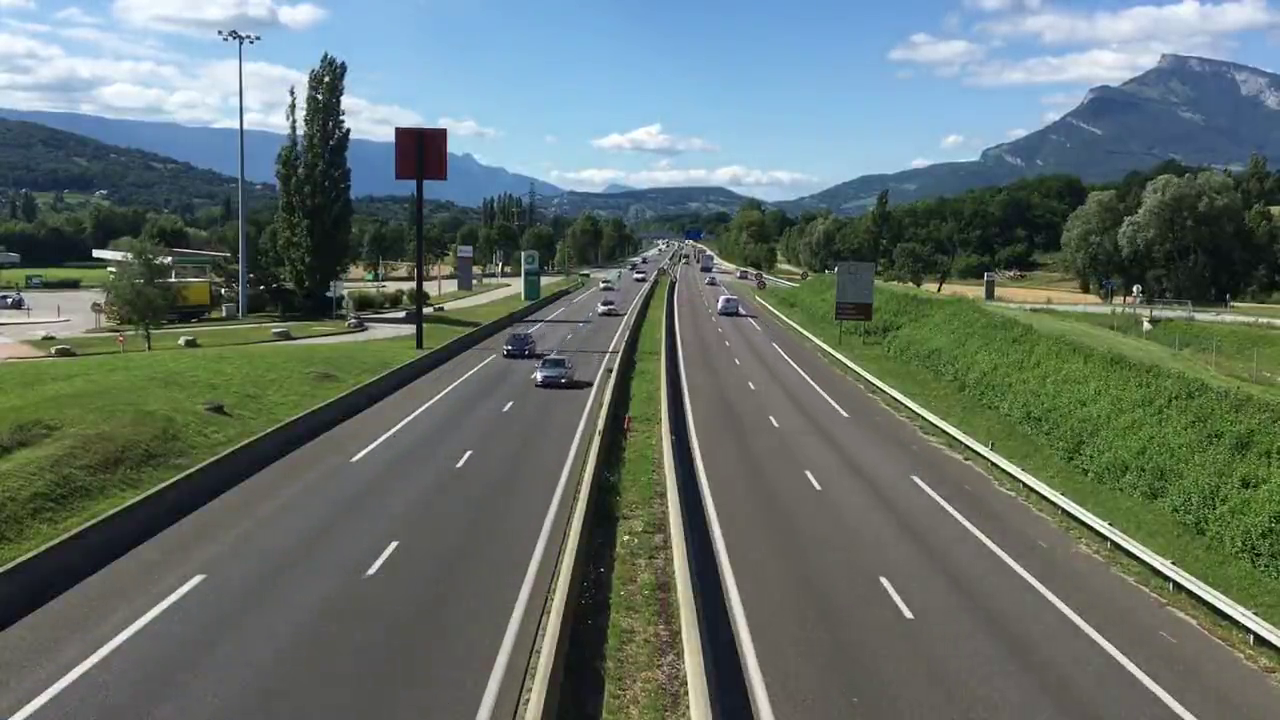
#> input picture frame 179 of vehicle.mp4, 1280 x 720 px
$ python cv_without_optimize.py
#> lines starting #> are read from the running program, lines starting #| are printed output that depends on the picture; after the words box and inside, x2 and y2 are one past the last pixel; in counts of white or black regions, pixels touching at a corner belong together
import cv2
import numpy as np
import time

from speed_adjustment import adjust_speed

# Vehicle detection parameters
min_contour_width = 40
min_contour_height = 40
offset = 10
line_height = 550

# Lane width information
lane_width_pixels = 414
lane_width_meters = 3.7

# Initialize video capture
cap = cv2.VideoCapture('vehicle.mp4')
fps = cap.get(cv2.CAP_PROP_FPS)

# Initialize variables
if cap.isOpened():
    ret, frame1 = cap.read()
#> frame1 is the input picture: shape (720, 1280, 3); mean B, G, R 108.8, 113.8, 100.4
else:
    ret = False

ret, frame1 = cap.read()
ret, frame2 = cap.read()
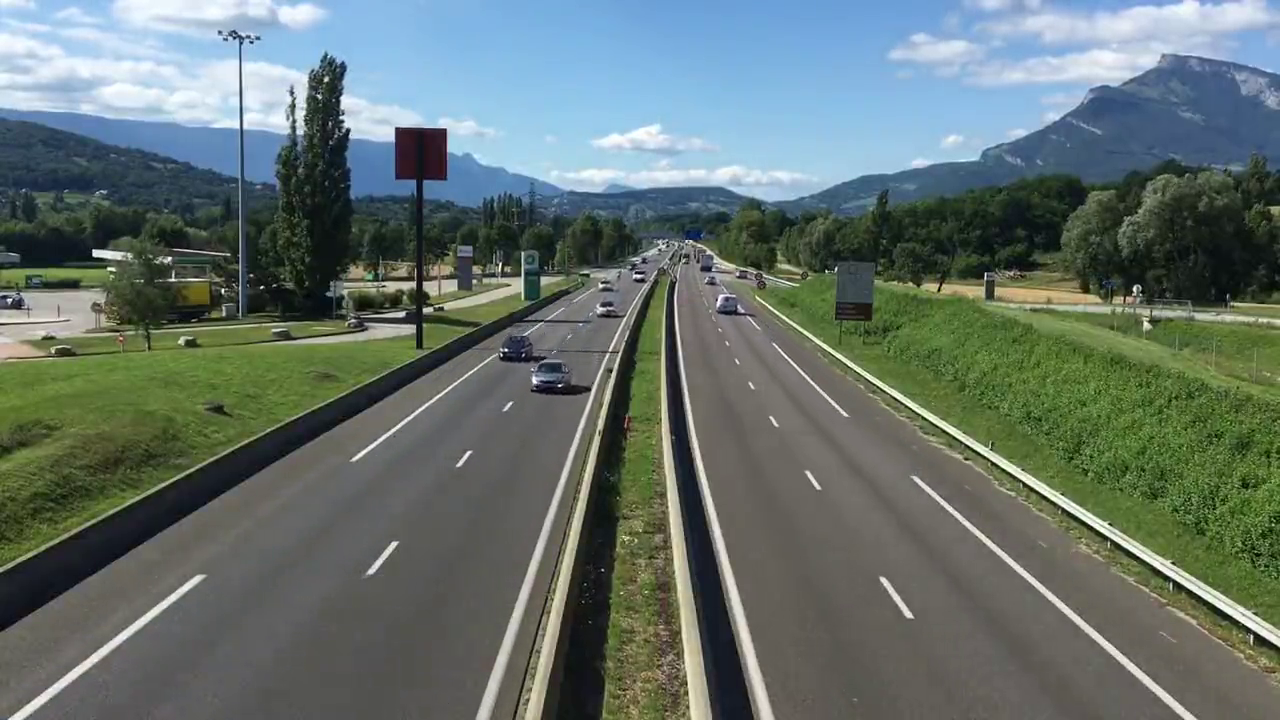
#> input picture frame 181 of vehicle.mp4, 1280 x 720 px
#> frame2 is the input picture: shape (720, 1280, 3); mean B, G, R 108.8, 113.9, 100.5

vehicles_detected = 0
max_speed = 0
max_speed_vehicle = 0

start_time = time.time()  # Start time for calculating processing time

while ret:
    d = cv2.absdiff(frame1, frame2)
    grey = cv2.cvtColor(d, cv2.COLOR_BGR2GRAY)
    blur = cv2.GaussianBlur(grey, (5, 5), 0)
    ret, th = cv2.threshold(blur, 20, 255, cv2.THRESH_BINARY)
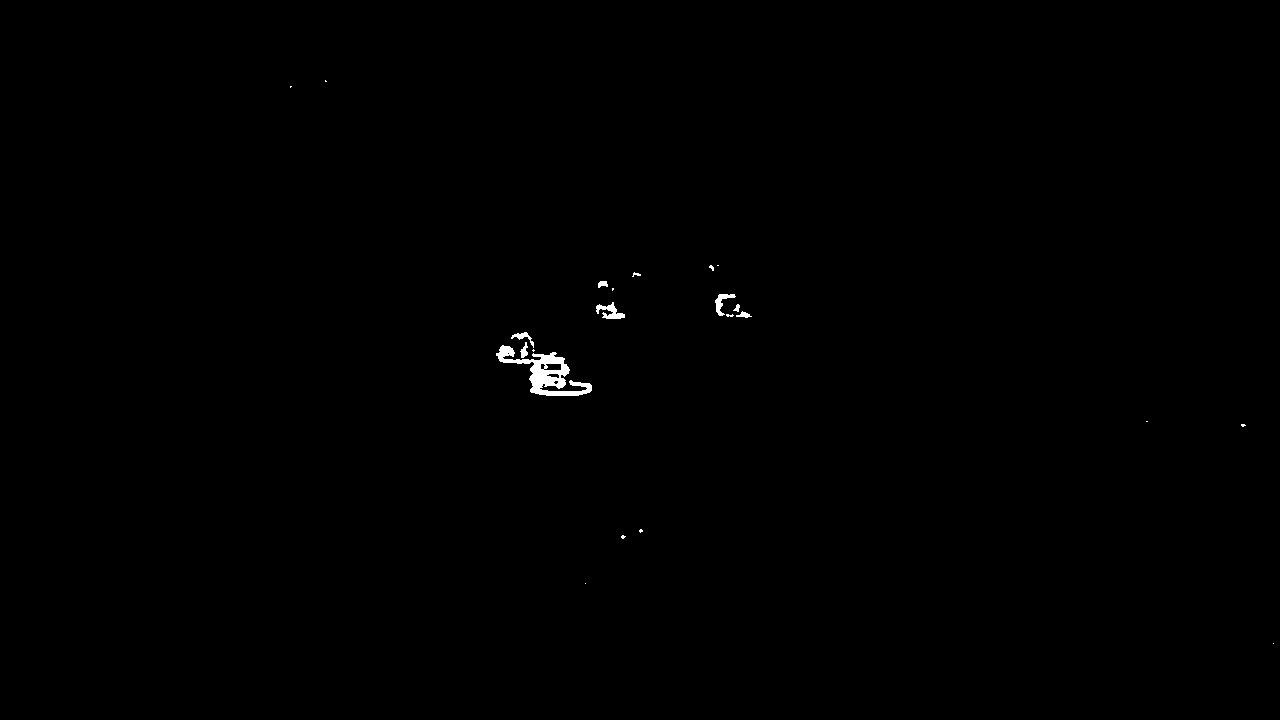
#> th: shape (720, 1280); 0.27% white; 22 white regions (13 under 20 px), largest, box (x1, y1, x2, y2) and area: (496, 345, 592, 396) 1646, (596, 302, 625, 319) 236, (715, 294, 736, 316) 173
    dilated = cv2.dilate(th, np.ones((3, 3)))
#> dilated: shape (720, 1280); 0.42% white; 16 white regions (7 under 20 px), largest, box (x1, y1, x2, y2) and area: (495, 331, 593, 397) 2618, (714, 293, 753, 319) 493, (595, 301, 626, 320) 382
    kernel = cv2.getStructuringElement(cv2.MORPH_ELLIPSE, (2, 2))
    closing = cv2.morphologyEx(dilated, cv2.MORPH_CLOSE, kernel)
#> closing: shape (720, 1280); 0.43% white; 15 white regions (6 under 20 px)
    contours, h = cv2.findContours(
        closing, cv2.RETR_TREE, cv2.CHAIN_APPROX_SIMPLE)
#> contours = 20 contours, 7 with area under 20; largest, box (x1, y1, x2, y2) and area: (496, 332, 594, 398) 2653, (715, 294, 754, 320) 429, (596, 302, 627, 321) 351, (563, 384, 583, 392) 81, (598, 281, 610, 290) 72; h = 20 rows, first 6: [1, -1, -1, -1], [2, 0, -1, -1], [3, 1, -1, -1], [4, 2, -1, -1], [5, 3, -1, -1], [6, 4, -1, -1]

    matches = []  # Define matches here

    for(i, c) in enumerate(contours):
        (x, y, w, h) = cv2.boundingRect(c)
        contour_valid = (w >= min_contour_width) and (h >= min_contour_height)

        if not contour_valid:
            continue
        cv2.rectangle(frame1, (x-10, y-10), (x+w+10, y+h+10), (255, 0, 0), 2)
        cv2.line(frame1, (0, line_height), (1200, line_height), (0, 255, 0), 2)
        centroid = (x + w // 2, y + h // 2)
        matches.append(centroid)
        cv2.circle(frame1, centroid, 5, (0, 255, 0), -1)
        cx, cy = centroid
        for (x, y) in matches:
            if y < (line_height+offset) and y > (line_height-offset):
                if len(matches) > 1:
                    vehicle_start_time = time.time()  # Start time for detecting the vehicle

                    distance_pixels = abs(matches[-2][0] - cx)
                    distance_meters = distance_pixels / lane_width_pixels * lane_width_meters
                    speed_meters_per_second = distance_meters * fps
                    speed_kmph = speed_meters_per_second * 3.6

                    speed_kmph = adjust_speed(speed_kmph)  # Adjust speed

                    if speed_kmph > max_speed:
                        max_speed = speed_kmph
                        max_speed_vehicle = vehicles_detected + 1
                    vehicles_detected += 1

                    vehicle_end_time = time.time()  # End time for detecting the vehicle
                    vehicle_processing_time = vehicle_end_time - vehicle_start_time
                    print(f"Vehicle {vehicles_detected} Detected - Speed: {speed_kmph} km/h - Processing Time: {vehicle_processing_time} seconds")
                    matches.remove((x, y))
#> this loop made 20 passes
#> (w, h, contour_valid) on passes 1, 2, 3, 4, 5, 6, 8, 9: (3, 3, False), (3, 3, False), (7, 6, False), (6, 6, False), (7, 5, False), (4, 3, False), (11, 5, False), (20, 8, False)
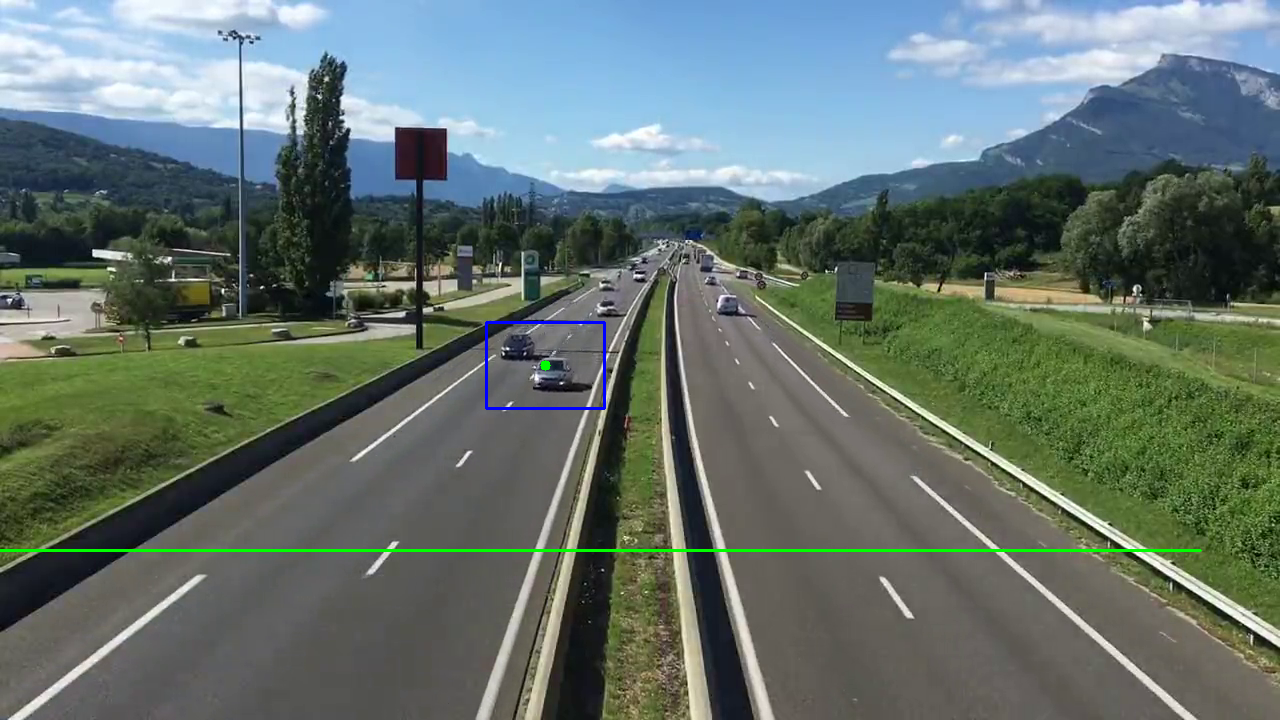
#> frame1: shape (720, 1280, 3); mean B, G, R 108.7, 114.4, 99.9
#> after the loop, matches = [(545, 365)]; max_speed = 0; max_speed_vehicle = 0; vehicles_detected = 0

    cv2.putText(frame1, "Total Vehicles Detected: " + str(vehicles_detected), (10, 90), cv2.FONT_HERSHEY_SIMPLEX, 1,
                (0, 170, 0), 2)
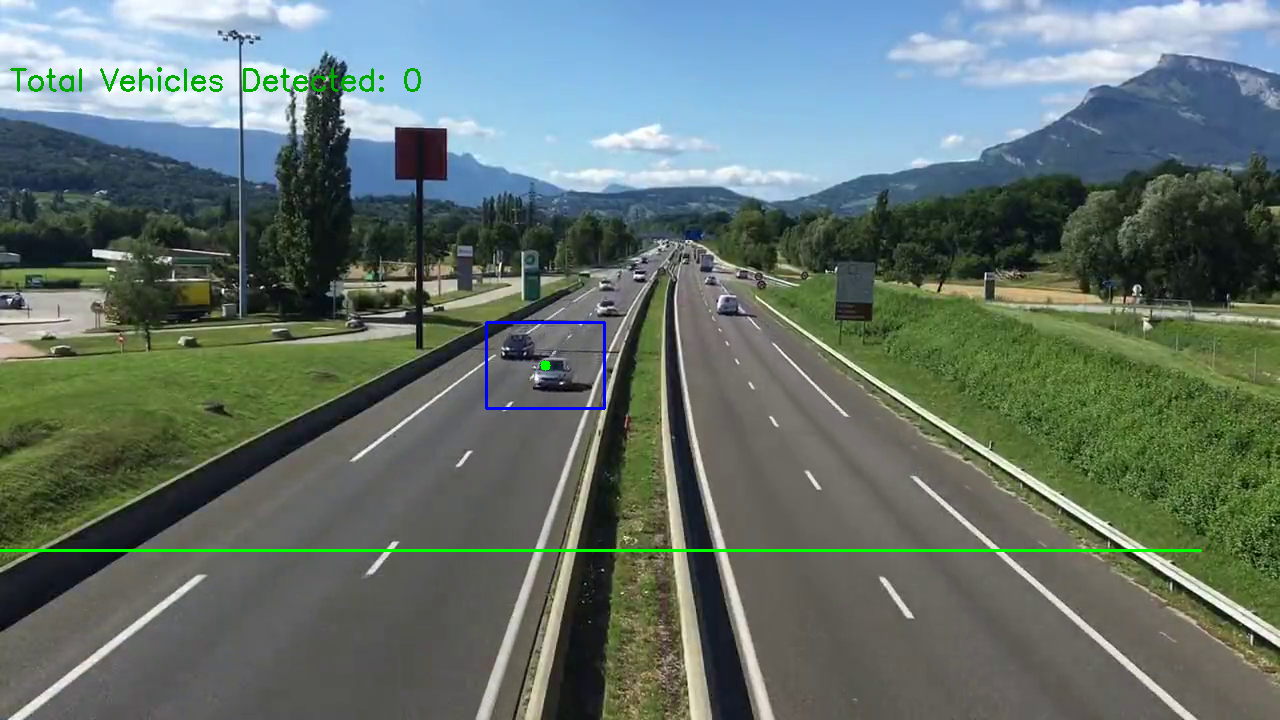
#> frame1: shape (720, 1280, 3); 0.3% of pixels changed, all inside (x1, y1, x2, y2) = (10, 67, 421, 92)

    cv2.imshow("Vehicle Detection", frame1)
    if cv2.waitKey(1) == 27:
#> (key Esc is pressed here)
        break
    frame1 = frame2
    ret, frame2 = cap.read()

end_time = time.time()  # End time for calculating processing time
processing_time = end_time - start_time

cv2.destroyAllWindows()
cap.release()

# Output
print(f"The vehicle with the highest speed is: Vehicle {max_speed_vehicle}, Speed: {max_speed} km/h")
#| The vehicle with the highest speed is: Vehicle 0, Speed: 0 km/h
print(f"Total processing time: {processing_time} seconds")

$ run again, starting later in the video
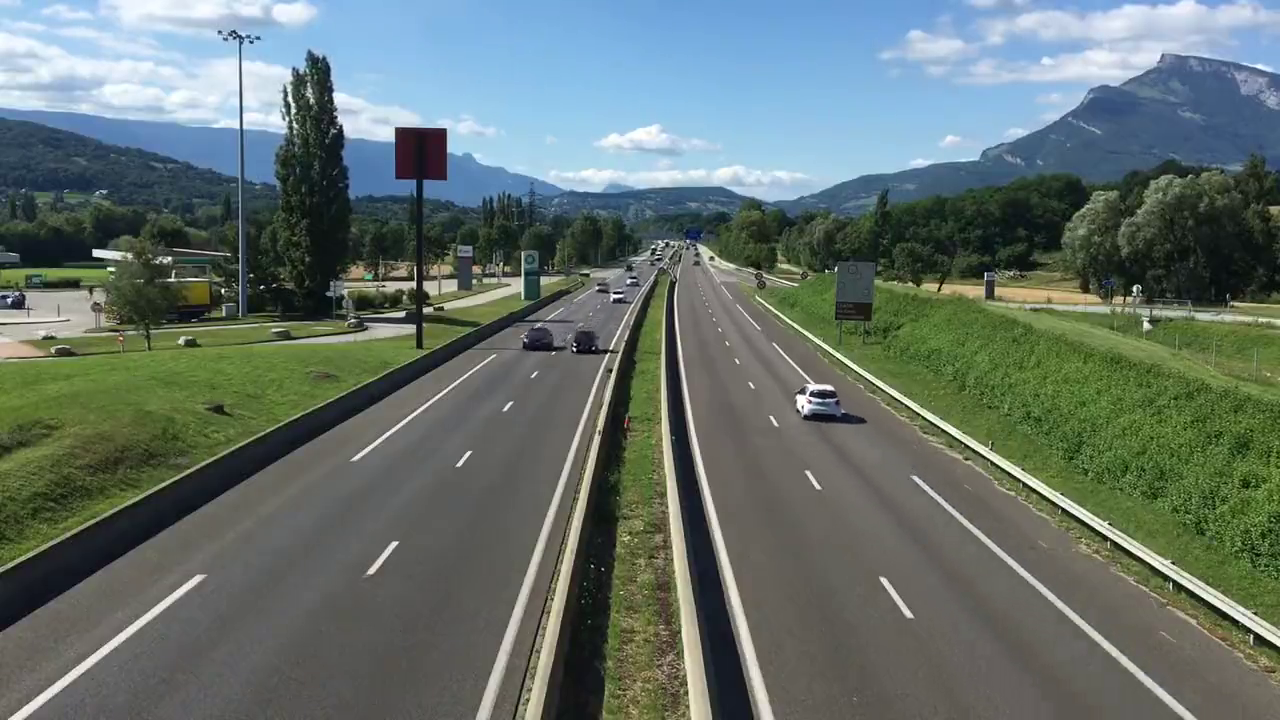
#> input picture frame 808 of vehicle.mp4, 1280 x 720 px
#> frame1 is the input picture: shape (720, 1280, 3); mean B, G, R 108.9, 114, 100.5
#> `ret, th = cv2.threshold(blur, 20, 255, cv2.THRESH_BINARY)`:
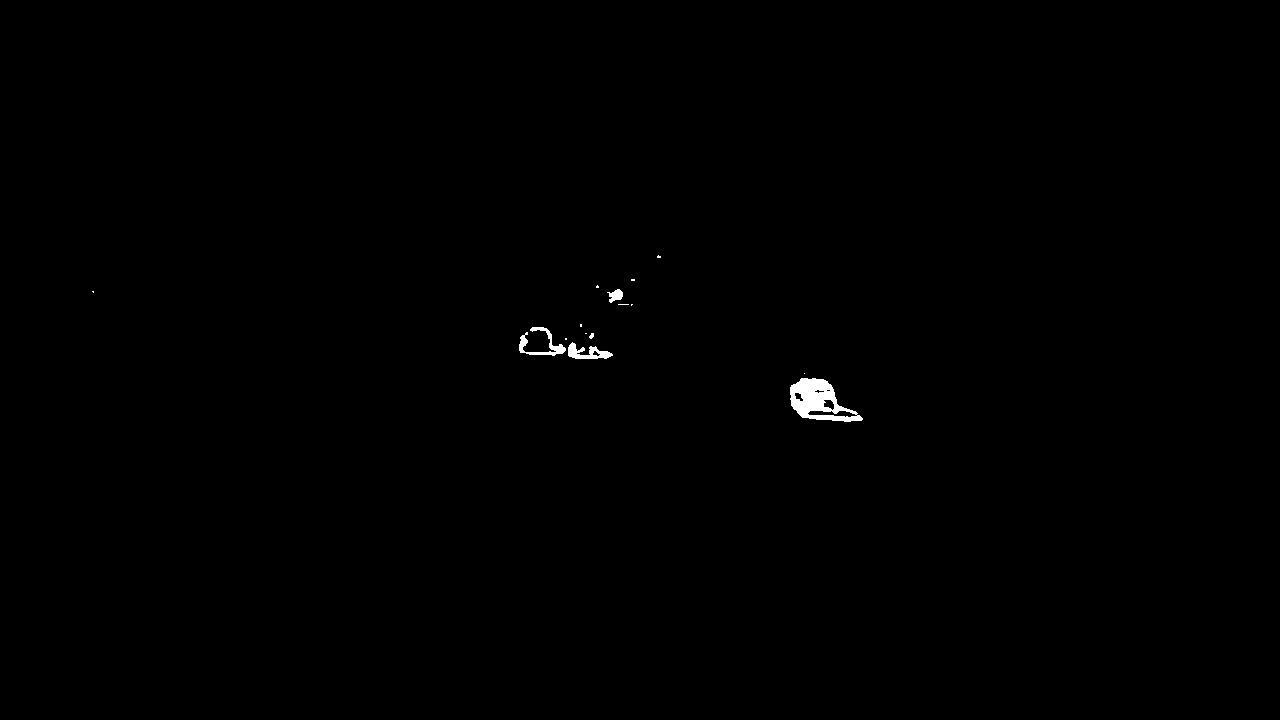
#> th: shape (720, 1280); 0.29% white; 15 white regions (10 under 20 px), largest, box (x1, y1, x2, y2) and area: (790, 378, 863, 422) 1662, (519, 327, 566, 356) 419, (568, 342, 613, 359) 379, (607, 289, 623, 303) 132, (589, 333, 594, 339) 21
#> dilated: shape (720, 1280); 0.41% white; 12 white regions (3 under 20 px), largest, box (x1, y1, x2, y2) and area: (789, 377, 864, 423) 2094, (518, 326, 614, 360) 1262, (606, 288, 624, 304) 203
#> closing: shape (720, 1280); 0.42% white; 12 white regions (4 under 20 px)
#> `contours, h = cv2.findContours( closing, cv2.RETR_TREE, cv2.CHAIN_APPR..`: contours = 17 contours, 8 with area under 20; largest, box (x1, y1, x2, y2) and area: (790, 378, 865, 424) 2109, (519, 327, 615, 361) 1522, (524, 331, 551, 353) 416, (607, 289, 625, 305) 174, (585, 333, 596, 341) 42; h = 17 rows, first 6: [5, -1, 1, -1], [2, -1, -1, 0], [3, 1, -1, 0], [4, 2, -1, 0], [-1, 3, -1, 0], [6, 0, -1, -1]
#> the loop `for(i, c) in enumerate(contours):` made 17 passes
#> (w, h, contour_valid) on passes 2 to 9: (13, 5, False), (14, 4, False), (10, 8, False), (5, 5, False), (3, 3, False), (4, 4, False), (11, 8, False), (96, 34, False)
#> after the loop `for(i, c) in enumerate(contours):`: matches = [(827, 401)]; max_speed = 0
#> `cv2.putText(frame1, "Total Vehicles Detected: " + str(vehicles_detecte..`:
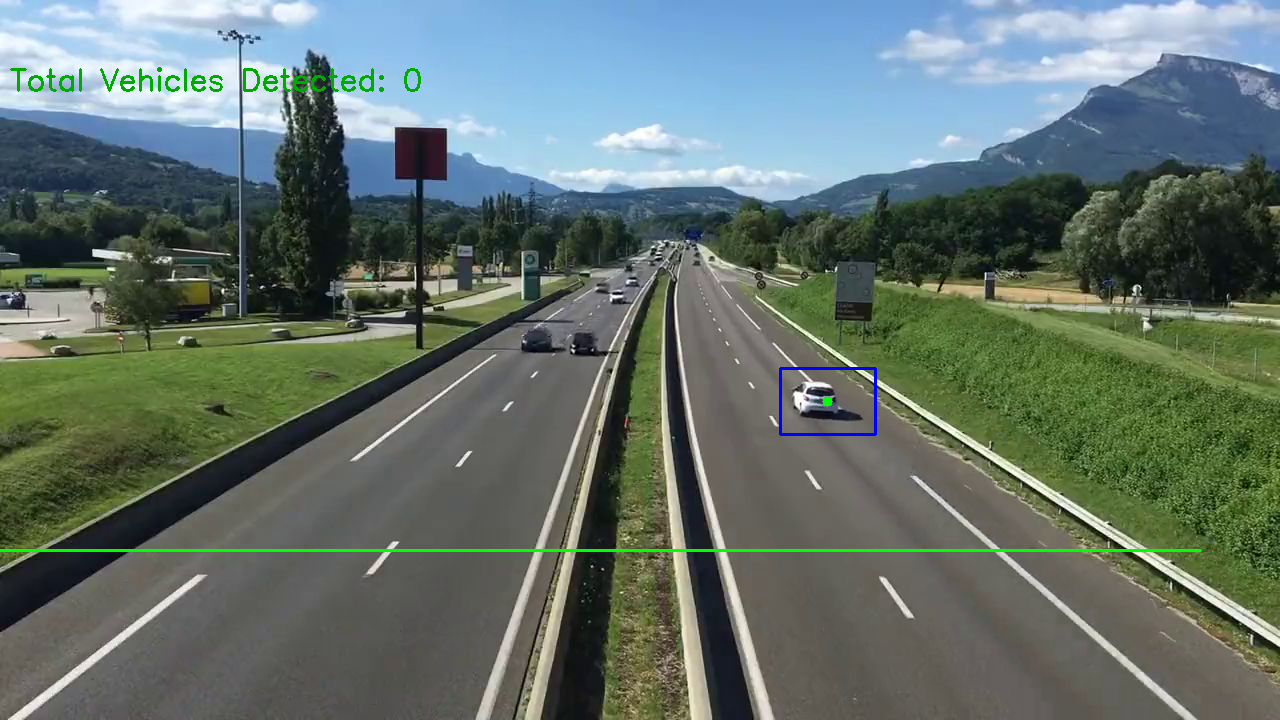
#> frame1: shape (720, 1280, 3); mean B, G, R 108, 114.4, 99.5
#| The vehicle with the highest speed is: Vehicle 0, Speed: 0 km/h
